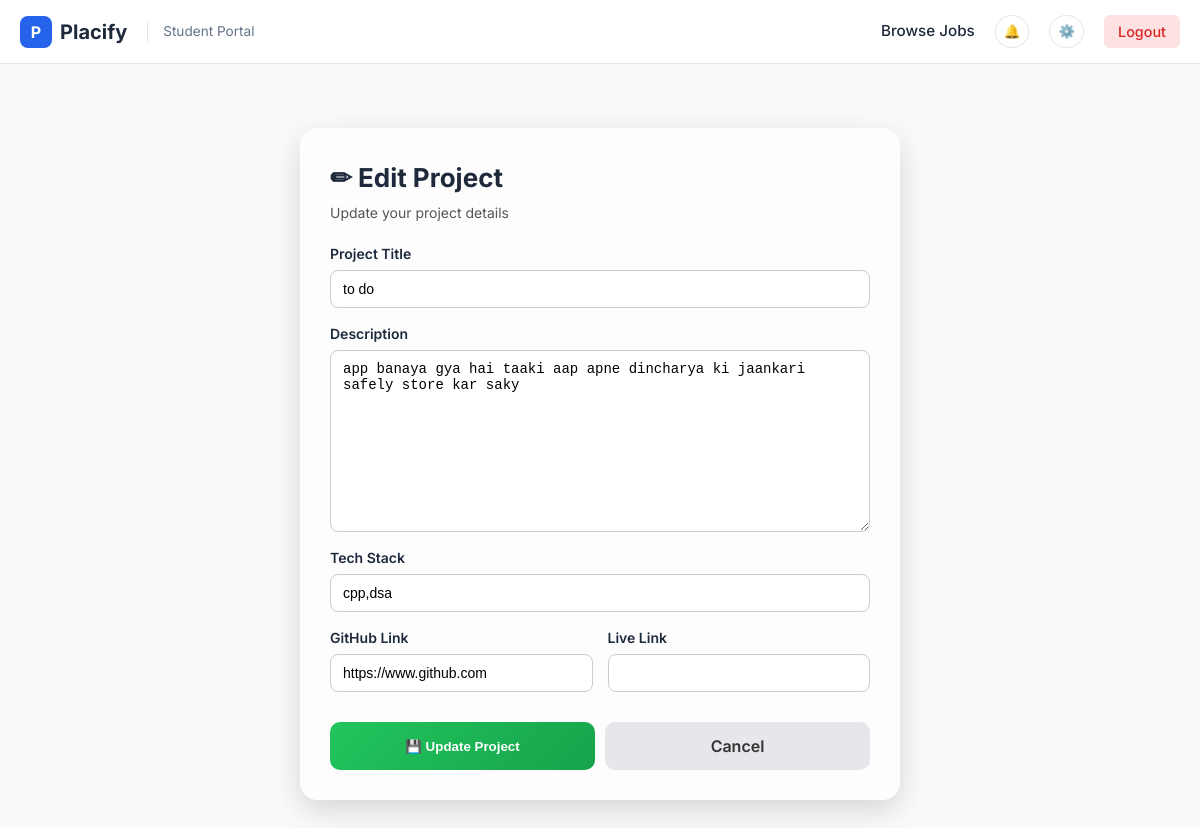
The app's page /profile/projects/edit/4/ (signed in) with its own data.
### profiles/models.py (models this page shows, shortened)
class Project(models.Model):
    user = models.ForeignKey(User, on_delete=models.CASCADE)
    title = models.CharField(max_length=200)
    description = models.TextField()
    tech_stack = models.CharField(max_length=200, blank=True)
    github_link = models.URLField(blank=True)
    live_link = models.URLField(blank=True)
    created_at = models.DateTimeField(auto_now_add=True)

### profiles/views.py (the view)
# urls.py: path('projects/edit/<int:project_id>/', edit_project, name='edit_project'),
@login_required
def edit_project(request, project_id):
    project = get_object_or_404(Project, id=project_id, user=request.user)
    if request.method == 'POST':
        form = ProjectForm(request.POST, instance=project)
        if form.is_valid():
            form.save()
            return redirect('profiles:projects')
    else:
        form = ProjectForm(instance=project)
    return render(request, 'profiles/edit_project.html', {
        'form': form
    })

### profiles/forms.py
class ProjectForm(forms.ModelForm):
    class Meta:
        model = Project
        fields = ['title', 'description', 'tech_stack', 'github_link', 'live_link']

### notifications/context_processors.py (called while the page is built)
def notification_data(request):
    if request.user.is_authenticated:
        all_notifications = Notification.objects.filter(
            user=request.user
        ).order_by('-created_at')
        unread_count = all_notifications.filter(is_read=False).count()
        notifications = all_notifications[:5]
        return {
            "notifications": notifications,
            "unread_count": unread_count
        }
    return {}

### templates/profiles/edit_project.html (shortened to what this page needs)
{% extends "base.html" %}
{% load static %}
{% block content %}
<link rel="stylesheet" href="{% static 'profiles/edit_project.css' %}">
<div class="form-wrapper">
    <div class="form-card">
        <h2>✏ Edit Project</h2>
        <p class="subtitle">Update your project details</p>
        <form method="POST">
            <div class="form-group">
                <label>Project Title</label>
                {{ form.title }}
            </div>
            <div class="form-group">
                <label>Description</label>
                {{ form.description }}
            </div>
            <div class="form-group">
                <label>Tech Stack</label>
                {{ form.tech_stack }}
            </div>
            <div class="form-row">
                <div class="form-group">
                    <label>GitHub Link</label>
                    {{ form.github_link }}
                </div>
                <div class="form-group">
                    <label>Live Link</label>
                    {{ form.live_link }}
                </div>
            </div>
            <div class="form-actions">
                <button type="submit" class="btn save">
                    💾 Update Project
                </button>
                <a href="{% url 'profiles:projects' %}" class="btn cancel">
                    Cancel
                </a>
            </div>
        </form>
    </div>
</div>
{% endblock %}

### static/base.css (style rules this page uses)
:root { --primary: #2563eb; --primary-dark: #1d4ed8; --bg-body: #f8fafc; --bg-card: #ffffff; --text-main: #1e293b; --text-muted: #64748b; --border: #e2e8f0; --shadow: 0 4px 6px -1px rgb(0 0 0 / 0.1), 0 2px 4px -2px rgb(0 0 0 / 0.1); --transition: all 0.2s ease; }
* { box-sizing: border-box; margin: 0; padding: 0; }
body { font-family: 'Inter', sans-serif; background-color: var(--bg-body); color: var(--text-main); line-height: 1.5; }

### static/profiles/edit_project.css (style rules this page uses)
.form-wrapper { min-height: 90vh; display: flex; align-items: center; justify-content: center; padding: 20px; }
.form-card { width: 100%; max-width: 600px; padding: 30px; border-radius: 18px; background: rgba(255, 255, 255, 0.65); backdrop-filter: blur(14px); box-shadow: 0 10px 30px rgba(0, 0, 0, 0.15); }
.form-card h2 { font-size: 26px; margin-bottom: 5px; }
.subtitle { font-size: 14px; color: #555; margin-bottom: 20px; }
.form-group { display: flex; flex-direction: column; margin-bottom: 15px; }
.form-row { display: flex; gap: 15px; }
.form-row .form-group { flex: 1; }
label { font-weight: 600; margin-bottom: 6px; font-size: 14px; }
input, textarea { padding: 10px 12px; border-radius: 8px; border: 1px solid #ccc; font-size: 14px; transition: all 0.25s ease; }
textarea { min-height: 100px; resize: vertical; }
.form-actions { display: flex; gap: 10px; margin-top: 15px; }
.btn { flex: 1; padding: 12px; border-radius: 10px; text-align: center; font-weight: 600; text-decoration: none; transition: 0.3s ease; }
.btn.save { background: linear-gradient(135deg, #22c55e, #16a34a); color: white; border: none; cursor: pointer; }
.btn.cancel { background: #e5e7eb; color: #333; }

### records on screen
Project: title "to do", description "app banaya gya hai taaki aap apne dincharya ki jaankari safely store kar saky", tech_stack "cpp,dsa", github_link "https://www.github.com"
